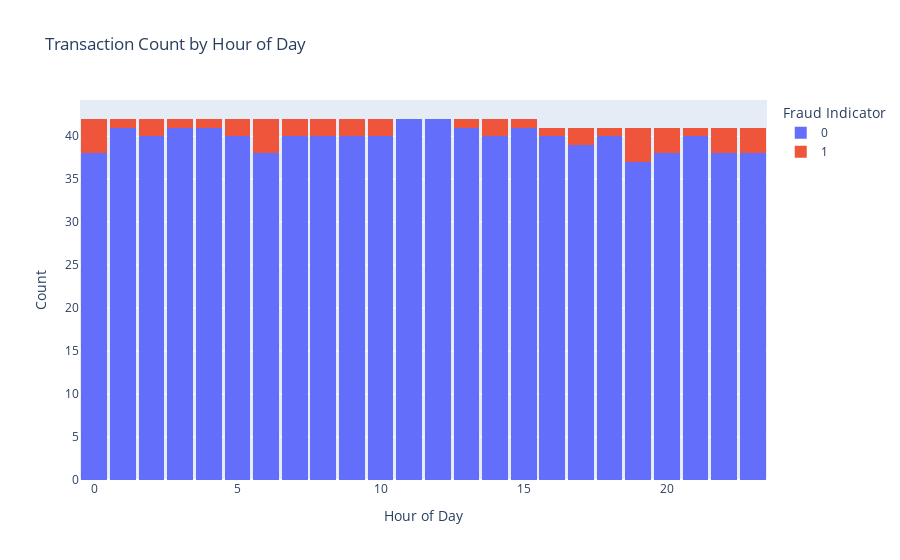

The notebook cell this image was saved under:
### Code cell
# Extract hour from Timestamp
data['Hour'] = data['Timestamp'].dt.hour
fig = px.histogram(
    data_frame=data,
    x='Hour',
    color='FraudIndicator',
    barmode='stack',         
    nbins=24,                
    title='Transaction Count by Hour of Day',
    labels={'Hour': 'Hour of Day', 'count': 'Count', 'FraudIndicator': 'Fraud Indicator'}
)
fig.update_layout(
    xaxis_title='Hour of Day',
    yaxis_title='Count',
    bargap=0.1,          
    showlegend=True
)

### Figure 1 — Plotly figure (JSON) as saved in the notebook; plotly's stock layout.template omitted (floating-point values rounded to 4 significant figures; data arrays with more than 128 entries replaced by an {"elided": "..."} marker saying what was removed)
{"data": [{"alignmentgroup": "True", "bingroup": "x", "hovertemplate": "Fraud Indicator=0<br>Hour of Day=%{x}<br>count=%{y}<extra></extra>", "legendgroup": "0", "marker": {"color": "#636efa"}, "name": "0", "nbinsx": 24, "offsetgroup": "0", "orientation": "v", "showlegend": true, "type": "histogram", "x": {"elided": "955 int values"}, "xaxis": "x", "yaxis": "y"}, {"alignmentgroup": "True", "bingroup": "x", "hovertemplate": "Fraud Indicator=1<br>Hour of Day=%{x}<br>count=%{y}<extra></extra>", "legendgroup": "1", "marker": {"color": "#EF553B"}, "name": "1", "nbinsx": 24, "offsetgroup": "1", "orientation": "v", "showlegend": true, "type": "histogram", "x": [7, 8, 0, 14, 2, 5, 15, 17, 6, 23, 6, 2, 8, 5, 3, 6, 9, 20, 19, 0, 19, 4, 21, 19, 18, 20, 17, 6, 22, 14, 0, 20, 16, 0, 22, 22, 23, 23, 10, 9, 7, 1, 13, 19, 10], "xaxis": "x", "yaxis": "y"}], "layout": {"bargap": 0.1, "barmode": "stack", "legend": {"title": {"text": "Fraud Indicator"}, "tracegroupgap": 0}, "showlegend": true, "title": {"text": "Transaction Count by Hour of Day"}, "xaxis": {"anchor": "y", "domain": [0, 1], "title": {"text": "Hour of Day"}}, "yaxis": {"anchor": "x", "domain": [0, 1], "title": {"text": "Count"}}}}
